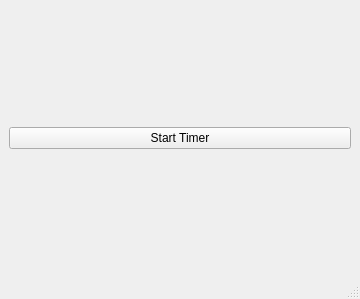
<?xml version="1.0" encoding="UTF-8"?>
<ui version="4.0">
 <class>MainWindow</class>
 <widget class="QMainWindow" name="MainWindow">
  <property name="geometry">
   <rect>
    <x>0</x>
    <y>0</y>
    <width>360</width>
    <height>299</height>
   </rect>
  </property>
  <property name="windowTitle">
   <string>Communa</string>
  </property>
  <widget class="QWidget" name="centralwidget">
   <layout class="QVBoxLayout" name="verticalLayout">
    <item>
     <widget class="QPushButton" name="pushButton">
      <property name="text">
       <string>Start Timer</string>
      </property>
     </widget>
    </item>
   </layout>
  </widget>
  <widget class="QStatusBar" name="statusbar"/>
 </widget>
 <tabstops>
  <tabstop>pushButton</tabstop>
 </tabstops>
 <resources/>
 <connections/>
</ui>
